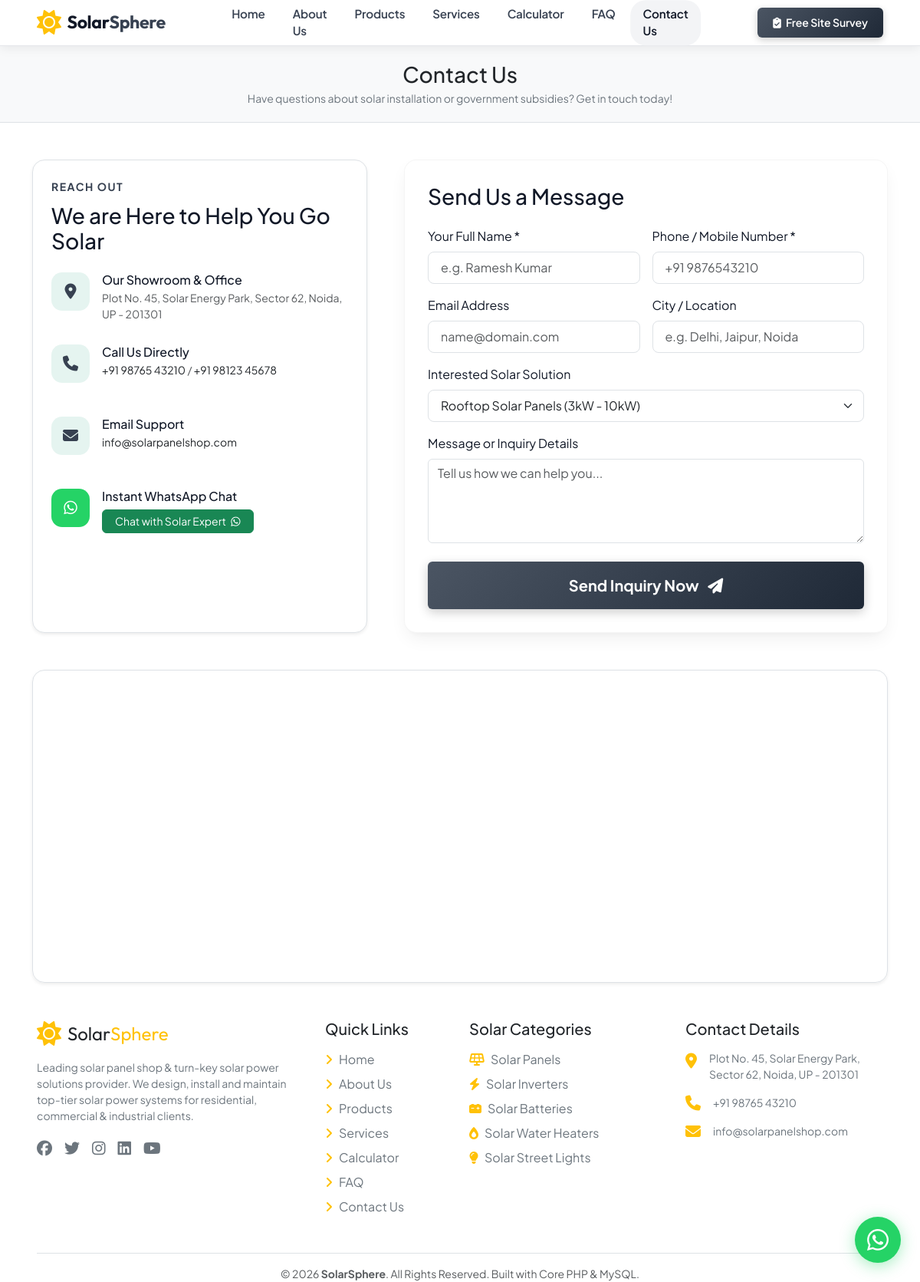
The page /contact.php on the database its author committed.
### tables this page shows
CREATE TABLE IF NOT EXISTS `site_settings` (
  `id` INT AUTO_INCREMENT PRIMARY KEY,
  `setting_key` VARCHAR(100) NOT NULL UNIQUE,
  `setting_value` TEXT NOT NULL
);

### includes/functions.php (called while the page is built, shortened)
<?php
function get_site_setting($key, $default = '') {
    try {
        $db = getDB();
        $stmt = $db->prepare("SELECT setting_value FROM site_settings WHERE setting_key = :key LIMIT 1");
        $stmt->execute([':key' => $key]);
        $result = $stmt->fetch();
        return $result ? $result['setting_value'] : $default;
    } catch (Exception $e) {
        return $default;
    }
}

### contact.php (the view, shortened to what this page needs)
<?php
require_once __DIR__ . '/includes/header.php';
$phone = get_site_setting('phone', '+91 98765 43210');
$altPhone = get_site_setting('alt_phone', '+91 98123 45678');
$email = get_site_setting('email', 'info@solarpanelshop.com');
$address = get_site_setting('address', 'Plot No. 45, Solar Energy Park, Sector 62, Noida, UP - 201301');
$googleMap = get_site_setting('google_map');
$whatsapp = get_site_setting('whatsapp', '919876543210');
?>
<section class="py-3 bg-light border-bottom">
    <div class="container text-center py-1">
        <h2 class="font-weight-bold text-dark mb-1 fs-3">Contact Us</h2>
        <p class="text-secondary small mb-0">Have questions about solar installation or government subsidies? Get in touch today!</p>
    </div>
</section>
<section class="py-5">
    <div class="container">
        <div class="row g-5">
            <div class="col-lg-5" data-aos="fade-right">
                <div class="p-4 bg-white rounded-4 shadow-sm border h-100">
                    <span class="section-tag">Reach Out</span>
                    <h3 class="font-weight-bold mb-4">We are Here to Help You Go Solar</h3>
                    <div class="d-flex align-items-start gap-3 mb-4">
                        <div class="feature-icon-wrapper flex-shrink-0" style="width: 50px; height: 50px; font-size: 1.25rem;">
                            <i class="fa-solid fa-location-dot"></i>
                        </div>
                        <div>
                            <h6 class="font-weight-bold mb-1">Our Showroom &amp; Office</h6>
                            <p class="text-muted small mb-0"><?php echo htmlspecialchars($address); ?></p>
                        </div>
                    </div>
                    <div class="d-flex align-items-start gap-3 mb-4">
                        <div class="feature-icon-wrapper flex-shrink-0" style="width: 50px; height: 50px; font-size: 1.25rem;">
                            <i class="fa-solid fa-phone"></i>
                        </div>
                        <div>
                            <h6 class="font-weight-bold mb-1">Call Us Directly</h6>
                            <p class="text-muted small mb-0"><a href="tel:<?php echo $phone; ?>" class="text-dark font-weight-semibold"><?php echo htmlspecialchars($phone); ?></a> / <a href="tel:<?php echo $altPhone; ?>" class="text-dark font-weight-semibold"><?php echo htmlspecialchars($altPhone); ?></a></p>
                        </div>
                    </div>
                    <div class="d-flex align-items-start gap-3 mb-4">
                        <div class="feature-icon-wrapper flex-shrink-0" style="width: 50px; height: 50px; font-size: 1.25rem;">
                            <i class="fa-solid fa-envelope"></i>
                        </div>
                        <div>
                            <h6 class="font-weight-bold mb-1">Email Support</h6>
                            <p class="text-muted small mb-0"><a href="mailto:<?php echo $email; ?>" class="text-dark font-weight-semibold"><?php echo htmlspecialchars($email); ?></a></p>
                        </div>
                    </div>
                    <div class="d-flex align-items-start gap-3 mb-4">
                        <div class="feature-icon-wrapper flex-shrink-0" style="width: 50px; height: 50px; font-size: 1.25rem; background: #25D366; color: #fff;">
                            <i class="fa-brands fa-whatsapp"></i>
                        </div>
                        <div>
                            <h6 class="font-weight-bold mb-1">Instant WhatsApp Chat</h6>
                            <a href="https://api.whatsapp.com/send?phone=<?php echo $whatsapp; ?>&text=Hi%20Solar%20Shop" target="_blank" class="btn btn-sm btn-success rounded-pill px-3 mt-1">
                                Chat with Solar Expert <i class="fa-brands fa-whatsapp ms-1"></i>
                            </a>
                        </div>
                    </div>
                </div>
            </div>
            <div class="col-lg-7" data-aos="fade-left">
                <div class="solar-card">
                    <h3 class="font-weight-bold mb-4">Send Us a Message</h3>
                    <form action="<?php echo SITE_URL; ?>/contact.php" method="POST">
                        <div class="row g-3 mb-3">
                            <div class="col-md-6">
                                <label class="form-label font-weight-bold">Your Full Name *</label>
                                <input type="text" name="name" class="form-control form-control-lg fs-6" placeholder="e.g. Ramesh Kumar" required>
                            </div>
                            <div class="col-md-6">
                                <label class="form-label font-weight-bold">Phone / Mobile Number *</label>
                                <input type="tel" name="phone" class="form-control form-control-lg fs-6" placeholder="+91 9876543210" required>
                            </div>
                        </div>
                        <div class="row g-3 mb-3">
                            <div class="col-md-6">
                                <label class="form-label font-weight-bold">Email Address</label>
                                <input type="email" name="email" class="form-control form-control-lg fs-6" placeholder="name@domain.com">
                            </div>
                            <div class="col-md-6">
                                <label class="form-label font-weight-bold">City / Location</label>
                                <input type="text" name="city" class="form-control form-control-lg fs-6" placeholder="e.g. Delhi, Jaipur, Noida">
                            </div>
                        </div>
                        <div class="mb-3">
                            <label class="form-label font-weight-bold">Interested Solar Solution</label>
                            <select name="system_type" class="form-select form-select-lg fs-6">
                                <option value="Rooftop Solar Panels">Rooftop Solar Panels (3kW - 10kW)</option>
                            </select>
                        </div>
                        <div class="mb-4">
                            <label class="form-label font-weight-bold">Message or Inquiry Details</label>
                            <textarea name="message" class="form-control" rows="4" placeholder="Tell us how we can help you..."></textarea>
                        </div>
                        <button type="submit" class="btn btn-solar-primary btn-lg w-100 py-3">Send Inquiry Now <i class="fa-solid fa-paper-plane ms-2"></i></button>
                    </form>
                </div>
            </div>
        </div>
        <?php if (!empty($googleMap)): ?>
            <div class="mt-5 rounded-4 overflow-hidden shadow-sm border" data-aos="zoom-in">
                <iframe src="<?php echo $googleMap; ?>" width="100%" height="400" style="border:0;" allowfullscreen="" loading="lazy"></iframe>
            </div>
        <?php endif; ?>
    </div>
</section>
<?php require_once __DIR__ . '/includes/footer.php'; ?>

### includes/footer.php (shortened to what this page needs)
<?php
$address = get_site_setting('address', 'Plot No. 45, Solar Energy Park, Sector 62, Noida, UP');
$phone = get_site_setting('phone', '+91 98765 43210');
$email = get_site_setting('email', 'info@solarpanelshop.com');
?>
<footer class="footer-solar w-100 m-0">
    <div class="container-fluid px-4 px-lg-5">
        <div class="row g-4">
            <div class="col-lg-4 col-md-6">
                <div class="d-flex align-items-center gap-2 mb-3">
                    <i class="fa-solid fa-sun fs-2 text-warning"></i>
                    <span class="fs-4 font-weight-bold text-dark" style="font-family: 'Outfit', sans-serif;">Solar<span class="text-warning">Sphere</span></span>
                </div>
                <p class="text-secondary small lh-base mb-3">Leading solar panel shop &amp; turn-key solar power solutions provider. We design, install and maintain top-tier solar power systems for residential, commercial &amp; industrial clients.</p>
                <div class="d-flex gap-3 fs-5">
                    <a href="#" class="text-secondary hover-accent"><i class="fa-brands fa-facebook"></i></a>
                    <a href="#" class="text-secondary hover-accent"><i class="fa-brands fa-twitter"></i></a>
                    <a href="#" class="text-secondary hover-accent"><i class="fa-brands fa-instagram"></i></a>
                    <a href="#" class="text-secondary hover-accent"><i class="fa-brands fa-linkedin"></i></a>
                    <a href="#" class="text-secondary hover-accent"><i class="fa-brands fa-youtube"></i></a>
                </div>
            </div>
            <div class="col-lg-2 col-md-6">
                <h5 class="font-weight-bold text-dark mb-3">Quick Links</h5>
                <ul class="list-unstyled d-flex flex-column gap-2 mb-0">
                    <li><a href="<?php echo SITE_URL; ?>/index.php" class="text-secondary"><i class="fa-solid fa-angle-right me-2 text-warning"></i>Home</a></li>
                    <li><a href="<?php echo SITE_URL; ?>/about.php" class="text-secondary"><i class="fa-solid fa-angle-right me-2 text-warning"></i>About Us</a></li>
                    <li><a href="<?php echo SITE_URL; ?>/products.php" class="text-secondary"><i class="fa-solid fa-angle-right me-2 text-warning"></i>Products</a></li>
                    <li><a href="<?php echo SITE_URL; ?>/services.php" class="text-secondary"><i class="fa-solid fa-angle-right me-2 text-warning"></i>Services</a></li>
                    <li><a href="<?php echo SITE_URL; ?>/calculator.php" class="text-secondary"><i class="fa-solid fa-angle-right me-2 text-warning"></i>Calculator</a></li>
                    <li><a href="<?php echo SITE_URL; ?>/faq.php" class="text-secondary"><i class="fa-solid fa-angle-right me-2 text-warning"></i>FAQ</a></li>
                    <li><a href="<?php echo SITE_URL; ?>/contact.php" class="text-secondary"><i class="fa-solid fa-angle-right me-2 text-warning"></i>Contact Us</a></li>
                </ul>
            </div>
            <div class="col-lg-3 col-md-6">
                <h5 class="font-weight-bold text-dark mb-3">Solar Categories</h5>
                <ul class="list-unstyled d-flex flex-column gap-2 mb-0">
                    <li><a href="<?php echo SITE_URL; ?>/products.php?cat=solar-panels" class="text-secondary"><i class="fa-solid fa-solar-panel me-2 text-warning"></i>Solar Panels</a></li>
                    <li><a href="<?php echo SITE_URL; ?>/products.php?cat=solar-inverters" class="text-secondary"><i class="fa-solid fa-bolt me-2 text-warning"></i>Solar Inverters</a></li>
                    <li><a href="<?php echo SITE_URL; ?>/products.php?cat=solar-batteries" class="text-secondary"><i class="fa-solid fa-car-battery me-2 text-warning"></i>Solar Batteries</a></li>
                    <li><a href="<?php echo SITE_URL; ?>/products.php?cat=solar-water-heaters" class="text-secondary"><i class="fa-solid fa-fire-flame-simple me-2 text-warning"></i>Solar Water Heaters</a></li>
                    <li><a href="<?php echo SITE_URL; ?>/products.php?cat=solar-street-lights" class="text-secondary"><i class="fa-solid fa-lightbulb me-2 text-warning"></i>Solar Street Lights</a></li>
                </ul>
            </div>
            <div class="col-lg-3 col-md-6">
                <h5 class="font-weight-bold text-dark mb-3">Contact Details</h5>
                <ul class="list-unstyled d-flex flex-column gap-3 mb-0">
                    <li class="d-flex align-items-start gap-3">
                        <i class="fa-solid fa-location-dot text-warning fs-5 mt-1"></i>
                        <span class="text-secondary small"><?php echo htmlspecialchars($address); ?></span>
                    </li>
                    <li class="d-flex align-items-center gap-3">
                        <i class="fa-solid fa-phone text-warning fs-5"></i>
                        <a href="tel:<?php echo $phone; ?>" class="text-secondary small"><?php echo htmlspecialchars($phone); ?></a>
                    </li>
                    <li class="d-flex align-items-center gap-3">
                        <i class="fa-solid fa-envelope text-warning fs-5"></i>
                        <a href="mailto:<?php echo $email; ?>" class="text-secondary small"><?php echo htmlspecialchars($email); ?></a>
                    </li>
                </ul>
            </div>
        </div>
        <div class="footer-bottom text-center mt-5 pt-3 border-top">
            <p class="mb-0 text-muted small">&copy; <?php echo date('Y'); ?> <strong><?php echo SITE_NAME; ?></strong>. All Rights Reserved. Built with Core PHP &amp; MySQL.</p>
        </div>
    </div>
</footer>
</body>
</html>

### assets/css/style.css (style rules this page uses)
:root { --primary-color: #374151; --primary-hover: #1F2937; --accent-color: #6B7280; --accent-hover: #374151; --light-grey-bg: #F3F4F6; --bg-color: #FFFFFF; --text-color: #111827; --text-muted: #6B7280; --dark-grey: #1F2937; --dark-green-gradient: linear-gradient(135deg, #4B5563 0%, #1F2937 100%); --card-shadow: 0 10px 25px -5px rgba(0, 0, 0, 0.07), 0 8px 10px -6px rgba(0, 0, 0, 0.03); --card-hover-shadow: 0 20px 30px -10px rgba(0, 0, 0, 0.15), 0 12px 15px -8px rgba(0, 0, 0, 0.05); --border-radius: 16px; --transition-fast: all 0.3s ease; }
html, body { font-family: 'Plus Jakarta Sans', 'Poppins', sans-serif; background-color: var(--bg-color); color: var(--text-color); overflow-x: clip; padding-top: 0 !important; margin: 0 !important; }
a { text-decoration: none; transition: var(--transition-fast); }
.btn-solar-primary { background: linear-gradient(135deg, #4B5563 0%, #1F2937 100%); color: #ffffff; font-weight: 700; padding: 12px 28px; border-radius: 6px; border: none; box-shadow: 0 4px 14px rgba(0, 0, 0, 0.2); transition: var(--transition-fast); }
.btn, .btn.rounded-pill { border-radius: 6px !important; }
.section-tag { color: var(--primary-color); font-weight: 700; text-transform: uppercase; letter-spacing: 1.5px; font-size: 0.875rem; margin-bottom: 10px; display: block; }
.solar-card { background: #ffffff; border-radius: var(--border-radius); padding: 30px; box-shadow: var(--card-shadow); transition: var(--transition-fast); border: 1px solid rgba(0, 0, 0, 0.04); height: 100%; }
.feature-icon-wrapper { width: 65px; height: 65px; background: rgba(5, 150, 105, 0.1); color: var(--primary-color); border-radius: 14px; display: flex; align-items: center; justify-content: center; font-size: 1.75rem; margin-bottom: 20px; transition: var(--transition-fast); }

### rows shown on the page
site_settings: setting_value "Plot No. 45, Solar Energy Park, Sector 62, Noida, UP - 201301"
site_settings: setting_value "+91 98765 43210"
site_settings: setting_value "+91 98123 45678"
site_settings: setting_value "info@solarpanelshop.com"

### other values the page prints
SITE_NAME "SolarSphere"
